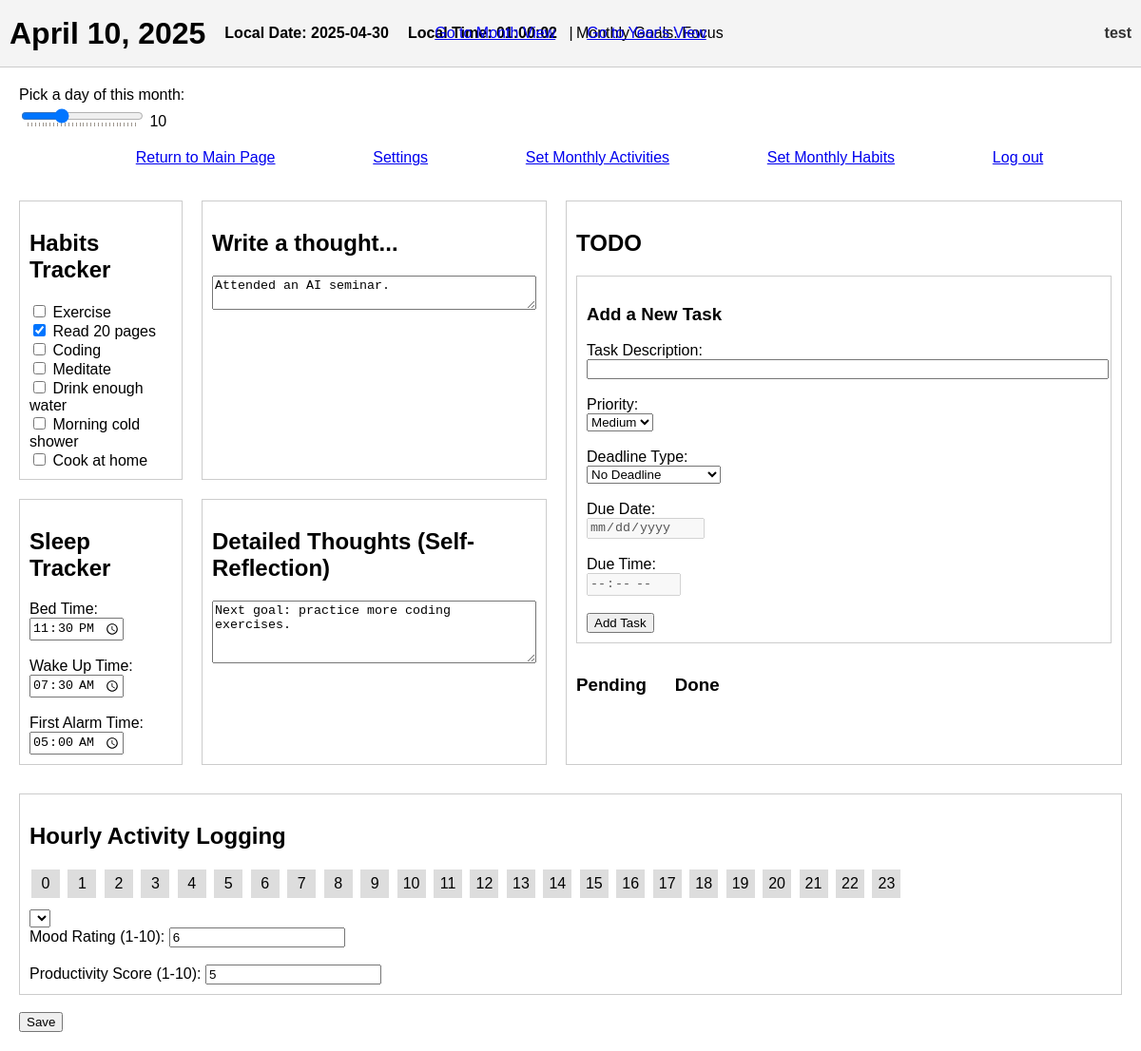
/day/2025/4/10/ (signed in), run on the app's committed database.
### mainpage/models.py (models this page shows, shortened)
class DailyData(models.Model):
    user_id = models.IntegerField()
    date = models.DateField()
    mood_rating = models.IntegerField(null=True, blank=True)
    productivity_score = models.IntegerField(null=True, blank=True)
    sleep = models.TextField(null=True, blank=True)
    habits_completed = models.TextField(null=True, blank=True)
    thoughts = models.TextField(null=True, blank=True)
    self_reflection = models.TextField(null=True, blank=True)
    hourly_activity_logging = models.TextField(null=True, blank=True)
    class Meta:
        unique_together = ("user_id", "date")

class MonthlyHabits(models.Model):
    user_id = models.IntegerField()
    year = models.IntegerField()
    month = models.IntegerField()
    goal_text = models.TextField(blank=True)
    habit_1 = models.CharField(max_length=100, blank=True)
    habit_2 = models.CharField(max_length=100, blank=True)
    habit_3 = models.CharField(max_length=100, blank=True)
    habit_4 = models.CharField(max_length=100, blank=True)
    habit_5 = models.CharField(max_length=100, blank=True)
    habit_6 = models.CharField(max_length=100, blank=True)
    habit_7 = models.CharField(max_length=100, blank=True)
    habit_8 = models.CharField(max_length=100, blank=True)
    habit_9 = models.CharField(max_length=100, blank=True)
    habit_10 = models.CharField(max_length=100, blank=True)
    class Meta:
        unique_together = ("user_id", "year", "month")

### authapp/models.py (models this page shows, shortened)
class CustomUser(AbstractUser):
    username = models.CharField(
        _('username'),
        max_length=12,
        unique=True,
        help_text=_('Required. 3-12 characters. Letters and digits only.'),
        validators=[
            RegexValidator(
                regex=r'^[A-Za-z0-9]+$',
                message=_('Username can only contain letters and digits.')
            ),
            MinLengthValidator(3, _('Username must have at least 3 characters.')),
            MaxLengthValidator(12, _('Username cannot exceed 12 characters.')),
        ],
        error_messages={
            'unique': _("This username is already taken."),
        },
    )
    first_name = None
    last_name = None
    GENDER_CHOICES = [
        (1, 'Male'),
        (2, 'Female'),
    ]
    preferred_name = models.CharField(max_length=100, blank=True)
    b_day = models.DateField(null=True, blank=True)
    gender = models.IntegerField(choices=GENDER_CHOICES, null=True, blank=True)

### mainpage/views.py (the view, shortened to what this page needs)
# urls.py: path('day/<int:year>/<int:month>/<int:day>/', day_view, name='day_view'),
@login_required
def day_view(request, year, month, day):
    current_date = date(year, month, day)
    today = date.today()
    allowable_date = today + timedelta(days=1)
    if current_date > allowable_date:
        messages.error(request, "You cannot create or edit logs for dates more than 24h in the future.")
        return redirect('main_page')
    last_log = DailyData.objects.filter(
        user_id=request.user.id,
        date__lt=current_date
    ).order_by('-date').first()
    if last_log:
        day_to_fill = last_log.date + timedelta(days=1)
        while day_to_fill < current_date:
            DailyData.objects.get_or_create(
                user_id=request.user.id,
                date=day_to_fill
            )
            day_to_fill += timedelta(days=1)
    daily_obj, _ = DailyData.objects.get_or_create(
        user_id=request.user.id,
        date=current_date
    )
    monthly_obj, _ = MonthlyHabits.objects.get_or_create(
        user_id=request.user.id,
        year=year,
        month=month
    )
    habits = [
        monthly_obj.habit_1,
        monthly_obj.habit_2,
        monthly_obj.habit_3,
        monthly_obj.habit_4,
        monthly_obj.habit_5,
        monthly_obj.habit_6,
        monthly_obj.habit_7,
        monthly_obj.habit_8,
        monthly_obj.habit_9,
        monthly_obj.habit_10,
    ]
    try:
        hourly_data = json.loads(daily_obj.hourly_activity_logging) if daily_obj.hourly_activity_logging else []
    except:
        hourly_data = []
    hourly_data.sort(key=lambda x: x.get('hour', 0))
    if not hourly_data:
        hourly_data = [{"hour": h, "activity": None} for h in range(24)]
    else:
        existing_hours = {item["hour"] for item in hourly_data}
        for h in range(24):
            if h not in existing_hours:
                hourly_data.append({"hour": h, "activity": None})
        hourly_data.sort(key=lambda x: x["hour"])
    sleep_data = daily_obj.sleep or ""
    splitted = sleep_data.split(',')
    def readd_colon(t):
        t = t.strip()
        if len(t) == 4:
            return t[:2] + ":" + t[2:]
        elif len(t) == 3:
            return "0" + t[0] + ":" + t[1:]
        return t
    bed_time_form = readd_colon(splitted[0]) if len(splitted) > 0 else ''
    wake_up_time_form = readd_colon(splitted[1]) if len(splitted) > 1 else ''
    first_alarm_time_form = readd_colon(splitted[2]) if len(splitted) > 2 else ''
    habits_binary = daily_obj.habits_completed or ""
    habits_binary = habits_binary.ljust(10, '0')[:10]
    habits_status = list(zip(habits, habits_binary))
    context = {
        "daily_obj": daily_obj,
        "date": current_date,
        "bed_time_form": bed_time_form,
        "wake_up_time_form": wake_up_time_form,
        "first_alarm_time_form": first_alarm_time_form,
        "habits_status": habits_status,
        "monthly_obj": monthly_obj,
        "hourly_data": hourly_data,
    }
    return render(request, 'mainpage/day.html', context)

### mainpage/templates/mainpage/day.html (shortened to what this page needs)
{% load static %}
<!DOCTYPE html>
<html>
<head>
  <link rel="stylesheet" href="{% static 'mainpage/css/hourly_activities.css' %}">
  <link rel="stylesheet" href="{% static 'mainpage/css/day.css' %}">
</head>
<body>
  <header>
    <div class="header-left">
        <h1 id="currentDate"
            data-year="{{ date.year }}"
            data-month="{{ date.month }}"
            data-day="{{ date.day }}">
            {{ date }}
        </h1>
        <p id="local-date" style="font-weight:bold;">Date: --</p>
        <p id="local-time" style="font-weight:bold;">Time: --:--:--</p>
        {% if monthly_obj.goal_text %}
        <div class="monthly-goals">Monthly Goals: {{ monthly_obj.goal_text }}</div>
        {% endif %}
    </div>
    <div class="center-nav">
        <a href="{% url 'month_view' date.year date.month %}" class="month-view-link">Go to Month View</a>
        <span style="margin: 0 10px;">|</span>
        <a id="log-year-link" href="{% url 'year_statistics' year=date.year %}">Go to Year's View</a>
      </div>
    <div class="right-info">
        <span class="username">{{ user.username }}</span>
    </div>
  </header>
  <div class="date-slider-wrapper" style="margin: 20px;">
    <label for="dateSlider">Pick a day of this month:</label><br/>
    <input
      type="range"
      id="dateSlider"
      min="1"
      max="31"
      step="1"
      value="1"
      list="dayTickmarks"
    />
    <span id="sliderDayLabel"></span>
  </div>
  <ul class="nav-links">
    <li><a href="{% url 'main_page' %}">Return to Main Page</a></li>
    <li><a href="{% url 'settings' %}">Settings</a></li>
    <li><a href="{% url 'activity_config_view' date.year date.month %}">Set Monthly Activities</a></li>
    <li><a href="{% url 'set_habits' date.year date.month %}">Set Monthly Habits</a></li>
    <li><a href="{% url 'logout' %}">Log out</a></li>
  </ul>
  <div class="main-container">
    <main>
      <form method="POST" id="dayForm">
        <div class="top-section">
          <div class="habits-tracker">
            <h2>Habits Tracker</h2>
            <div>
              {% for habit, status in habits_status %}
                {% if habit %}
                  <input type="checkbox" name="habit_{{ forloop.counter0 }}"
                         {% if status == '1' %} checked {% endif %}>
                  <label>{{ habit }}</label><br/>
                {% endif %}
              {% endfor %}
            </div>
          </div>
          <div class="thoughts-box">
            <h2>Write a thought...</h2>
            <textarea name="thoughts" id="thoughts" rows="2" cols="40">{{ daily_obj.thoughts|default_if_none:'' }}</textarea>
          </div>
          <div class="todo-box">
            <h2>TODO</h2>
            <div style="border: 1px solid #ccc; padding: 10px; margin-bottom: 15px;">
              <h3>Add a New Task</h3>
              <label>Task Description:</label><br/>
              <input type="text" id="taskText" style="width:100%;" />
              <br/><br/>
              <label>Priority:</label><br/>
              <select id="taskPriority">
                <option value="medium" selected>Medium</option>
              </select>
              <br/><br/>
              <label>Deadline Type:</label><br/>
              <select id="taskDueType">
                <option value="none" selected>No Deadline</option>
              </select>
              <br/><br/>
              <div>
                <label>Due Date:</label><br/>
                <input type="date" id="taskDueDate" disabled />
              </div>
              <br/>
              <div>
                <label>Due Time:</label><br/>
                <input type="time" id="taskDueTime" disabled />
              </div>
              <br/>
              <button id="createTaskBtn" type="button">Add Task</button>
            </div>
            <div style="display: flex; gap: 30px;">
              <div>
                <h3>Pending</h3>
              </div>
              <div>
                <h3>Done</h3>
              </div>
            </div>
          </div>
          <div class="reflection-box">
            <h2>Detailed Thoughts (Self-Reflection)</h2>
            <textarea name="self_reflection" id="self_reflection" rows="4" cols="40">{{ daily_obj.self_reflection|default_if_none:'' }}</textarea>
          </div>
          <div class="sleep-tracker">
            <h2>Sleep Tracker</h2>
            <label for="bed_time">Bed Time:</label><br/>
            <input type="time" name="bed_time" id="bed_time" value="{{ bed_time_form }}" />
            <br/><br/>
            <label for="wake_up_time">Wake Up Time:</label><br/>
            <input type="time" name="wake_up_time" id="wake_up_time" value="{{ wake_up_time_form }}" />
            <br/><br/>
            <label for="first_alarm_time">First Alarm Time:</label><br/>
            <input type="time" name="first_alarm_time" id="first_alarm_time" value="{{ first_alarm_time_form }}" />
          </div>
        </div>
        <div class="bottom-section">
          <h2>Hourly Activity Logging</h2>
          <div id="hourly-activity-bar">
            {% for entry in hourly_data %}
              <div class="hour-square"
                   data-hour="{{ entry.hour }}"
                   data-activity="{{ entry.activity }}">
                {{ entry.hour }}
              </div>
            {% endfor %}
          </div>
          <div id="activity-dropdown">
            <select id="activity-select">
            </select>
          </div>
          <label for="mood_rating">Mood Rating (1-10):</label>
          <input type="number" name="mood_rating" id="mood_rating"
                 value="{{ daily_obj.mood_rating|default_if_none:'' }}" />
          <br/><br/>
          <label for="productivity_score">Productivity Score (1-10):</label>
          <input type="number" name="productivity_score" id="productivity_score"
                 value="{{ daily_obj.productivity_score|default_if_none:'' }}" />
        </div>
        <br/>
        <button type="submit">Save</button>
      </form>
    </main>
  </div>
</body>
</html>

### mainpage/static/mainpage/css/hourly_activities.css (style rules this page uses)
.hour-square { display: inline-block; width: 30px; height: 30px; margin: 2px; text-align: center; line-height: 30px; background-color: #ddd; cursor: pointer; }
#activity-dropdown { z-index: 9999; }

### mainpage/static/mainpage/css/day.css (style rules this page uses)
body { margin: 0; font-family: Arial, sans-serif; }
header { background-color: #f4f4f4; padding: 10px; display: flex; align-items: center; justify-content: space-between; border-bottom: 1px solid #ccc; position: relative; height: 50px; flex-wrap: nowrap; }
.header-left { display: flex; align-items: center; gap: 20px; }
.center-nav { position: absolute; left: 50%; transform: translateX(-50%); line-height: 50px; }
.right-info { display: flex; align-items: center; gap: 10px; }
.username { font-weight: bold; color: #333; }
.main-container { display: flex; }
main { padding: 20px; flex: 1; }
.top-section { display: grid; grid-template-columns: 0.5fr 1fr 1.7fr; grid-template-rows: auto auto; gap: 20px; }
.habits-tracker { grid-column: 1; grid-row: 1; border: 1px solid #ccc; padding: 10px; }
.thoughts-box { grid-column: 2; grid-row: 1; border: 1px solid #ccc; padding: 10px; }
.todo-box { grid-column: 3; grid-row: 1 / span 2; border: 1px solid #ccc; padding: 10px; }
.reflection-box { grid-column: 2; grid-row: 2; border: 1px solid #ccc; padding: 10px; }
.sleep-tracker { grid-column: 1; grid-row: 2; border: 1px solid #ccc; padding: 10px; }
.bottom-section { margin-top: 30px; border: 1px solid #ccc; padding: 10px; }
#hourly-activity-bar { overflow-x: auto; white-space: nowrap; margin-bottom: 10px; }
.nav-links { list-style: none; display: flex; justify-content: space-evenly; }

### data on the page
DailyData: date "April 10, 2025", thoughts "Attended an AI seminar.", self_reflection "Next goal: practice more coding exercises.", mood_rating "6", productivity_score "5"
MonthlyHabits: goal_text "Focus", habits_status "Exercise" "Read 20 pages" "Coding" "Meditate" "Drink enough water" "Morning cold shower" "Cook at home"
CustomUser: username "test"

### other printed values
{{ entry.hour }} "0" "1" "2" "3" "4" "5" "6" "7" "8" "9" "10" "11" "12" "13" "14" "15" "16" "17" "18" "19" "20" "21" "22" "23"
